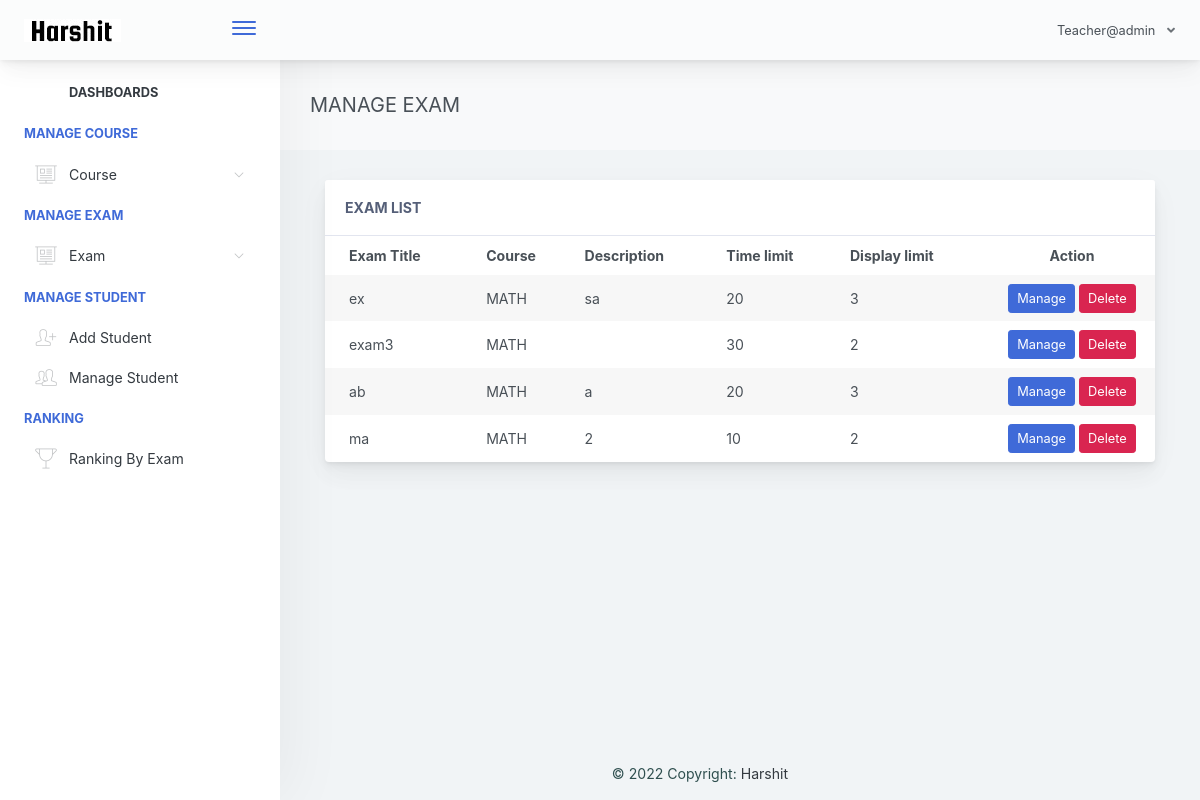
Screenshot of /teacher/admin/home.php?page=manage-exam (signed in) with the database file from the repository.
### tables this page shows
CREATE TABLE `exam_tbl` (
  `ex_id` int(11) NOT NULL,
  `cou_id` int(11) NOT NULL,
  `ex_title` varchar(1000) NOT NULL,
  `ex_time_limit` varchar(1000) NOT NULL,
  `ex_questlimit_display` int(11) NOT NULL,
  `ex_description` varchar(1000) NOT NULL,
  `ex_created` timestamp NOT NULL DEFAULT current_timestamp() ON UPDATE current_timestamp()
);

CREATE TABLE `course_tbl` (
  `cou_id` int(11) NOT NULL,
  `cou_name` varchar(1000) NOT NULL,
  `cou_created` timestamp NOT NULL DEFAULT current_timestamp() ON UPDATE current_timestamp()
);

### teacher/admin/pages/manage-exam.php (the view, shortened to what this page needs)
<div class="app-main__outer">
        <div class="app-main__inner">
            <div class="app-page-title">
                <div class="page-title-wrapper">
                    <div class="page-title-heading">
                        <div>MANAGE EXAM</div>
                    </div>
                </div>
            </div>
            <div class="col-md-12">
                <div class="main-card mb-3 card">
                    <div class="card-header">ExAM List
                    </div>
                    <div class="table-responsive">
                        <table class="align-middle mb-0 table table-borderless table-striped table-hover" id="tableList">
                            <thead>
                            <tr>
                                <th class="text-left pl-4">Exam Title</th>
                                <th class="text-left ">Course</th>
                                <th class="text-left ">Description</th>
                                <th class="text-left ">Time limit</th>
                                <th class="text-left ">Display limit</th>
                                <th class="text-center" width="20%">Action</th>
                            </tr>
                            </thead>
                            <tbody>
                              <?php
                                $selExam = $conn->query("SELECT * FROM exam_tbl ORDER BY ex_id DESC ");
                                if($selExam->rowCount() > 0)
                                {
                                    while ($selExamRow = $selExam->fetch(PDO::FETCH_ASSOC)) { ?>
                                        <tr>
                                            <td class="pl-4"><?php echo $selExamRow['ex_title']; ?></td>
                                            <td>
                                                <?php
                                                    $courseId =  $selExamRow['cou_id'];
                                                    $selCourse = $conn->query("SELECT * FROM course_tbl WHERE cou_id='$courseId' ");
                                                    while ($selCourseRow = $selCourse->fetch(PDO::FETCH_ASSOC)) {
                                                        echo $selCourseRow['cou_name'];
                                                    }
                                                ?>
                                            </td>
                                            <td><?php echo $selExamRow['ex_description']; ?></td>
                                            <td><?php echo $selExamRow['ex_time_limit']; ?></td>
                                            <td><?php echo $selExamRow['ex_questlimit_display']; ?></td>
                                            <td class="text-center">
                                             <a href="manage-exam.php?id=<?php echo $selExamRow['ex_id']; ?>" type="button" class="btn btn-primary btn-sm">Manage</a>
                                             <button type="button" id="deleteExam" data-id='<?php echo $selExamRow['ex_id']; ?>'  class="btn btn-danger btn-sm">Delete</button>
                                            </td>
                                        </tr>
                                    <?php }
                                }
                               ?>
                            </tbody>
                        </table>
                    </div>
                </div>
            </div>
</div>

### teacher/admin/includes/header.php (shortened to what this page needs)
<!doctype html>
<html lang="en">
<head>
    <link href="./main.css" rel="stylesheet">
    <link href="css/sweetalert.css" rel="stylesheet">
    <link href="css/facebox.css" rel="stylesheet">
</head>
<body id="body">
    <div class="app-container app-theme-white body-tabs-shadow fixed-sidebar fixed-header">
        <div class="app-header header-shadow" >
            <div class="app-header__logo">
                <div class="logo-src"></div>
                <div class="header__pane ml-auto">
                    <div>
                        <button type="button" class="hamburger close-sidebar-btn hamburger--elastic" data-class="closed-sidebar">
                            <span class="hamburger-box">
                                <span class="hamburger-inner"></span>
                            </span>
                        </button>
                    </div>
                </div>
            </div>
                <div class="app-header__content">
                <div class="app-header-right">
                    <div class="header-btn-lg pr-0">
                        <div class="widget-content p-0">
                            <div class="widget-content-wrapper">
                                <div class="widget-content-left">
                                    <div class="btn-group">
                                        <a data-toggle="dropdown" aria-haspopup="true" aria-expanded="false" class="p-0 btn">
                                            Teacher@admin
                                            <i class="fa fa-angle-down ml-2 opacity-8"></i>
                                        </a>
                                    </div>
                                </div>
                            </div>
                        </div>
                    </div>        </div>
            </div>
        </div>

### teacher/admin/home.php (shortened to what this page needs)
<?php include("includes/header.php"); ?>
<div class="app-main">
<?php include("includes/sidebar.php"); ?>
<?php
   @$page = $_GET['page'];
   if($page != '')
   {
     if($page == "add-course")
     {
     include("pages/add-course.php");
     }
     else if($page == "manage-course")
     {
        include("pages/manage-course.php");
     }
     else if($page == "manage-exam")
     {
      include("pages/manage-exam.php");
     }
   }
   else
   {
     include("pages/home.php");
   }
 ?>
<?php include("includes/footer.php"); ?>

### teacher/admin/includes/sidebar.php (shortened to what this page needs)
<div class="app-sidebar sidebar-shadow">
                     <div class="scrollbar-sidebar">
                     <div class="app-sidebar__inner">
                         <ul class="vertical-nav-menu">
                             <li class="app-sidebar__heading"><a href="home.php">Dashboards</a></li>
                             <li class="app-sidebar__heading">MANAGE COURSE</li>
                             <li>
                                 <a href="#">
                                      <i class="metismenu-icon pe-7s-display2"></i>
                                      Course
                                     <i class="metismenu-state-icon pe-7s-angle-down caret-left"></i>
                                 </a>
                             </li>
                             <li class="app-sidebar__heading">MANAGE EXAM</li>
                             <li>
                                 <a href="#">
                                      <i class="metismenu-icon pe-7s-display2"></i>
                                      Exam
                                     <i class="metismenu-state-icon pe-7s-angle-down caret-left"></i>
                                 </a>
                             </li>
                             <li class="app-sidebar__heading">MANAGE STUDENT</li>
                             <li>
                                 <a href="" data-toggle="modal" data-target="#modalForAddExaminee">
                                     <i class="metismenu-icon pe-7s-add-user">
                                     </i>Add Student
                                 </a>
                             </li>
                             <li>
                                 <a href="home.php?page=manage-examinee">
                                     <i class="metismenu-icon pe-7s-users">
                                     </i>Manage Student
                                 </a>
                             </li>
                             <li class="app-sidebar__heading">RANKING</li>
                             <li>
                                 <a href="home.php?page=ranking-exam">
                                     <i class="metismenu-icon pe-7s-cup">
                                     </i>Ranking By Exam
                                 </a>
                             </li>
                         </ul>
                     </div>
                 </div>
             </div>

### teacher/admin/includes/footer.php (shortened to what this page needs)
        </div>
    </div>
<script type="text/javascript" src="./assets/scripts/main.js"></script></body>
<footer>  <div class="text-center p-3" style="color:darkslategrey ;margin-left: 200px">
    © 2022 Copyright:
    <a class="text-dark" >Harshit</a>
  </div></footer>
</html>

### rows the page displays
exam_tbl: ex_title "ex", ex_description "sa", ex_time_limit "20", ex_questlimit_display "3"
course_tbl: cou_name "MATH"
exam_tbl: ex_title "exam3", ex_time_limit "30", ex_questlimit_display "2"
exam_tbl: ex_title "ab", ex_description "a", ex_time_limit "20", ex_questlimit_display "3"
exam_tbl: ex_title "ma", ex_description "2", ex_time_limit "10", ex_questlimit_display "2"
